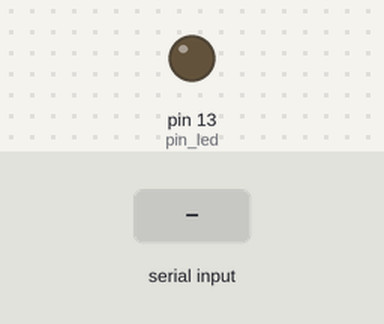
Bench run of a sketch on a simulated Arduino Uno, built with avr-gcc and run on an emulated ATmega328P. Parts: output pins drawn as LEDs (lit = HIGH). The inputs (shaded band) are chosen by the test bench.

Above: at 1.2 s.
1.3 s: "1" received over Serial
At 3.5 s:
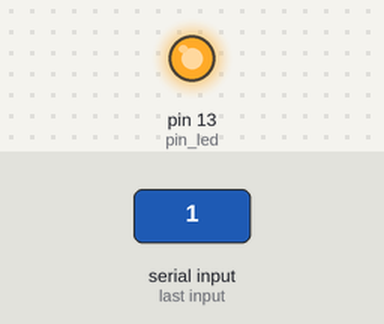
3.8 s: "0" received over Serial
At 5.5 s:
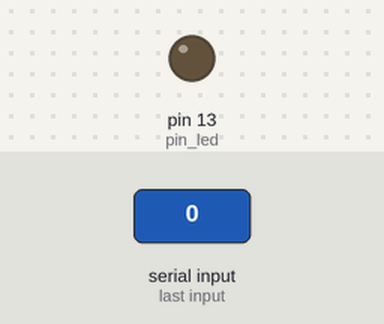
Timing chart, 0 to 7.0 s (numbered marks = the images above; inputs shaded):
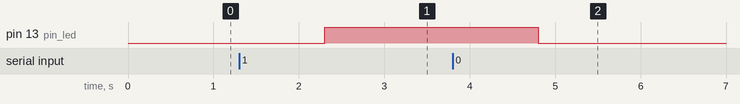

Measured:
- after the input at 1.3 s, pin 13 (pin_led): LOW → HIGH after 1.0 s
- after the input at 3.8 s, pin 13 (pin_led): HIGH → LOW after 1.0 s

The sketch:

Contro_le-smartphone.ino
```cpp
#include <SoftwareSerial.h>

//Pin laser si utilisation ON/OFF
const int pin_led = 13;

//Pin potentiometre et laser si utilisation PWM
//const int pin_pot = A0;
//const int pin_led = 10;
//int pot = 0;
String message;


void setup()
{
	Serial.begin(9600);

	// Utilisation ON/OFF
	digitalWrite(pin_led, LOW);


	// Utilisation PWM
	//AnalogWrite(pin_led,0);


	pinMode(pin_led, OUTPUT);
}


void loop()
{
	//pot = analogRead(pin_pot);  //A activer si PWM

	if (Serial.available() > 0 )
	{
	   message=Serial.readString();
		if(message=="1")
	   		{
			//  ON/OFF
   			digitalWrite(pin_led, HIGH);

			// PWM
			//analogWrite(pin_led,pot);
   			}

		if(message=="0")
			{
			//  ON/OFF
         		digitalWrite(pin_led, LOW);

			// PWM
			//analogWrite(pin_led,0);
   			}
	}
}
```
